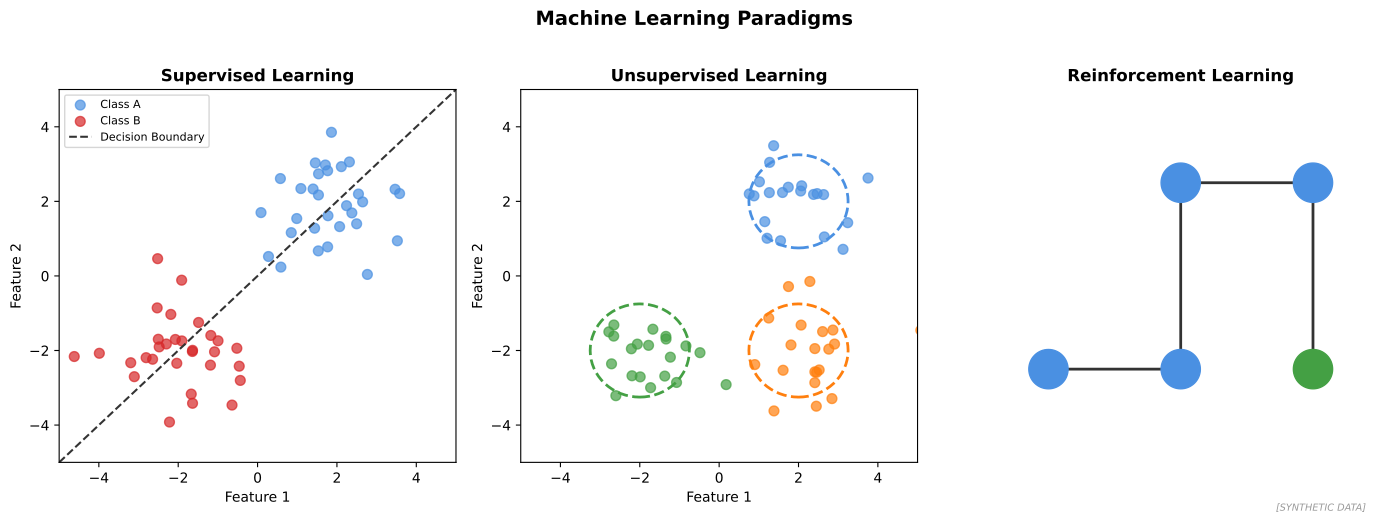

The Python source for this figure:
"""
Supervised vs Unsupervised vs Reinforcement Learning
Comparison of ML paradigms

Output: ml_types_comparison.pdf
Module: module_03_ai_ml
Lesson: 25 - Introduction to AI/ML
"""

from pathlib import Path
import matplotlib.pyplot as plt
import numpy as np

CHART_METADATA = {
    'title': 'ML Types Comparison',
    'module': 'module_03_ai_ml',
    'lesson': 25,
    'url': 'https://github.com/Digital-AI-Finance/digital-finance/tree/main/module_03_ai_ml/figures/ml_types_comparison'
}

plt.rcParams.update({'font.size': 10, 'axes.labelsize': 10})

def create_chart():
    fig, axes = plt.subplots(1, 3, figsize=(14, 5))

    # Supervised Learning
    ax1 = axes[0]
    np.random.seed(42)
    x1 = np.random.randn(30) + 2
    y1 = np.random.randn(30) + 2
    x2 = np.random.randn(30) - 2
    y2 = np.random.randn(30) - 2
    ax1.scatter(x1, y1, c='#4A90E2', s=50, label='Class A', alpha=0.7)
    ax1.scatter(x2, y2, c='#D62728', s=50, label='Class B', alpha=0.7)
    ax1.axline((0, 0), slope=1, color='#333333', linestyle='--', label='Decision Boundary')
    ax1.set_title('Supervised Learning', fontsize=12, fontweight='bold')
    ax1.set_xlabel('Feature 1')
    ax1.set_ylabel('Feature 2')
    ax1.legend(fontsize=8)
    ax1.set_xlim(-5, 5)
    ax1.set_ylim(-5, 5)

    # Unsupervised Learning
    ax2 = axes[1]
    from matplotlib.patches import Ellipse
    centers = [(2, 2), (-2, -2), (2, -2)]
    colors = ['#4A90E2', '#44A044', '#FF7F0E']
    for center, color in zip(centers, colors):
        x = np.random.randn(20) * 0.8 + center[0]
        y = np.random.randn(20) * 0.8 + center[1]
        ax2.scatter(x, y, c=color, s=50, alpha=0.7)
        ellipse = Ellipse(center, 2.5, 2.5, fill=False, color=color, linestyle='--', linewidth=2)
        ax2.add_patch(ellipse)
    ax2.set_title('Unsupervised Learning', fontsize=12, fontweight='bold')
    ax2.set_xlabel('Feature 1')
    ax2.set_ylabel('Feature 2')
    ax2.set_xlim(-5, 5)
    ax2.set_ylim(-5, 5)

    # Reinforcement Learning
    ax3 = axes[2]
    states = ['S1', 'S2', 'S3', 'S4', 'Goal']
    positions = [(0, 0), (1, 0), (1, 1), (2, 1), (2, 0)]
    for pos, state in zip(positions, states):
        color = '#44A044' if state == 'Goal' else '#4A90E2'
        ax3.scatter(pos[0], pos[1], s=800, c=color, zorder=5)
        ax3.text(pos[0], pos[1], state, ha='center', va='center', fontsize=9, fontweight='bold', color='white')
    # Arrows
    arrows = [((0, 0), (1, 0)), ((1, 0), (1, 1)), ((1, 1), (2, 1)), ((2, 1), (2, 0))]
    for start, end in arrows:
        ax3.annotate('', xy=end, xytext=start,
                    arrowprops=dict(arrowstyle='->', color='#333333', lw=2))
    ax3.set_title('Reinforcement Learning', fontsize=12, fontweight='bold')
    ax3.set_xlim(-0.5, 2.5)
    ax3.set_ylim(-0.5, 1.5)
    ax3.axis('off')

    fig.suptitle('Machine Learning Paradigms', fontsize=14, fontweight='bold', y=1.02)
    fig.text(0.98, 0.02, '[SYNTHETIC DATA]', fontsize=7, color='#999999', ha='right', style='italic')
    plt.tight_layout()

    output_path = Path(__file__).parent / 'ml_types_comparison.pdf'
    plt.savefig(output_path, format='pdf', dpi=300, bbox_inches='tight')
    plt.close()
    print(f"Chart saved to: {output_path}")
    return output_path

if __name__ == '__main__':
    create_chart()
